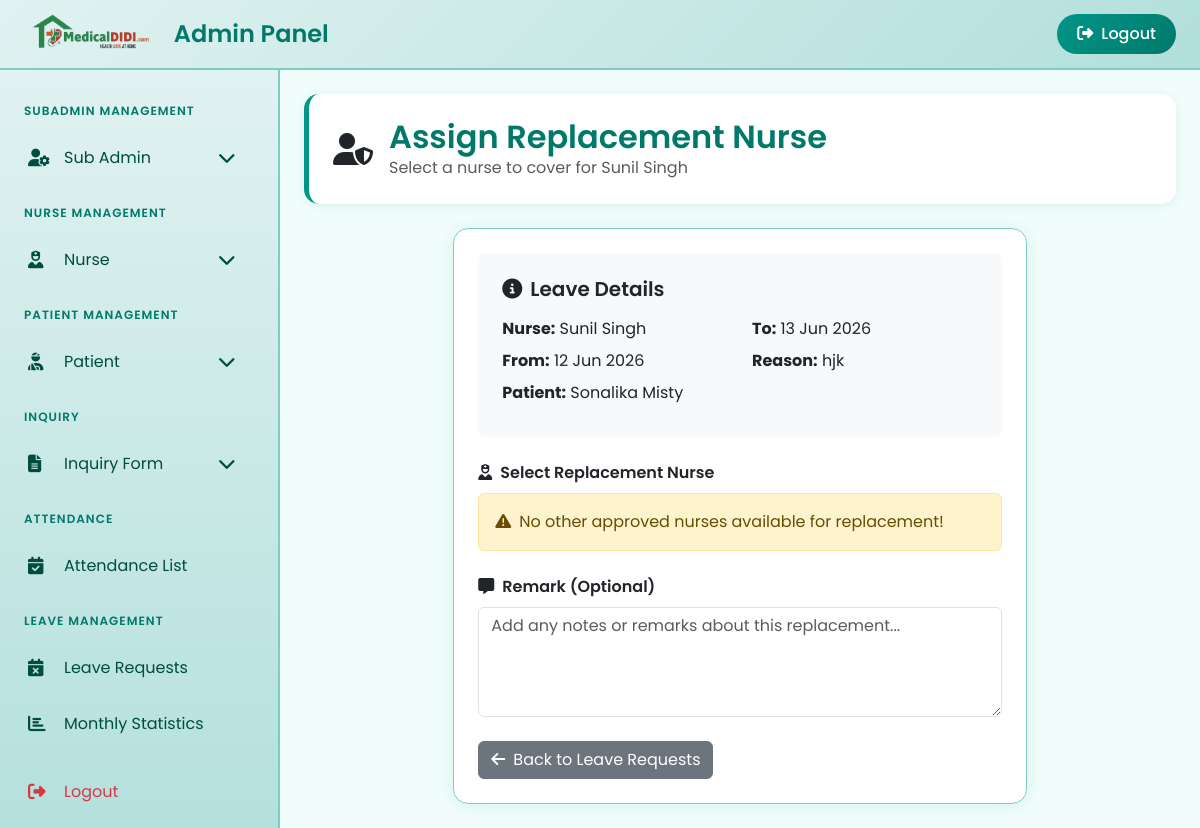
/assign-replacement/2/ (signed in), run on the app's committed database.
### app/models.py (models this page shows, shortened)
class NurseLeave(models.Model):
    STATUS_CHOICES = (
        ('Pending', 'Pending'),
        ('Approved', 'Approved'),
        ('Rejected', 'Rejected'),
    )
    nurse = models.ForeignKey(Nurse, on_delete=models.CASCADE, related_name='leaves')
    from_date = models.DateField()
    to_date = models.DateField()
    reason = models.TextField()
    status = models.CharField(max_length=20, choices=STATUS_CHOICES, default='Pending')
    admin_remark = models.TextField(null=True, blank=True)
    created_at = models.DateTimeField(auto_now_add=True)
    updated_at = models.DateTimeField(auto_now=True)
    class Meta:
        ordering = ['-from_date', '-created_at']

class Nurse(models.Model):
    GENDER_CHOICES = (
        ('Male', 'Male'),
        ('Female', 'Female'),
        ('Other', 'Other'),
    )
    full_name = models.CharField(max_length=200)
    gender = models.CharField(max_length=20, choices=GENDER_CHOICES)
    dob = models.DateField()
    profile_image = models.ImageField(upload_to='nurse_profile/', null=True, blank=True)
    aadhaar_image = models.ImageField(upload_to='nurse_aadhaar/', null=True, blank=True)
    email = models.EmailField()
    phone = models.CharField(max_length=20, unique=True)
    address = models.TextField()
    pin_code = models.CharField(max_length=10)
    certificate_image = models.ImageField(upload_to='nurse_certificates/', null=True, blank=True)
    experience = models.CharField(max_length=200)
    joining_date = models.DateField()
    password = models.CharField(max_length=200, default='')
    is_approved = models.BooleanField(default=False)
    parents_name = models.CharField(max_length=200, null=True, blank=True)
    parents_aadhaar_image = models.ImageField(upload_to='nurse_parents_aadhaar/', null=True, blank=True)
    parents_contact_number = models.CharField(max_length=20, null=True, blank=True)
    created_at = models.DateTimeField(auto_now_add=True)

class NurseAssignment(models.Model):
    STATUS_CHOICES = (
        ('Pending', 'Pending'),
        ('Approved', 'Approved'),
        ('Rejected', 'Rejected'),
    )
    patient = models.ForeignKey(Patient, on_delete=models.CASCADE, related_name='nurse_assignments')
    nurse = models.ForeignKey(Nurse, on_delete=models.CASCADE, related_name='patient_assignments')
    remark = models.TextField(null=True, blank=True)
    status = models.CharField(max_length=20, choices=STATUS_CHOICES, default='Pending')
    assigned_at = models.DateTimeField(auto_now_add=True)
    class Meta:
        unique_together = ('patient', 'nurse')

class Patient(models.Model):
    full_name = models.CharField(max_length=200)
    phone = models.CharField(max_length=20, unique=True)
    email = models.EmailField()
    profile_image = models.ImageField(upload_to='patient_profile/', null=True, blank=True)
    address = models.TextField()
    pin_code = models.CharField(max_length=10)
    aadhaar_image = models.ImageField(upload_to='patient_aadhaar/')
    agreement_image = models.ImageField(upload_to='patient_agreement/', null=True, blank=True)
    patient_representative_name = models.CharField(max_length=200)
    patient_representative_phone = models.CharField(max_length=20)
    password = models.CharField(max_length=200)
    is_approved = models.BooleanField(default=False)
    created_at = models.DateTimeField(auto_now_add=True)

### app/views.py (the view, shortened to what this page needs)
# urls.py: path('assign-replacement/<int:leave_id>/', views.assign_replacement_nurse, name='assign_replacement_nurse'),
def assign_replacement_nurse(request, leave_id):
    from django.utils import timezone
    if request.user.is_authenticated and request.user.is_superuser:
        leave = get_object_or_404(NurseLeave, id=leave_id)
        active_assignment = NurseAssignment.objects.filter(
            nurse=leave.nurse,
            status='Approved'
        ).first()
        overlapping_leaves = NurseLeave.objects.filter(
            status='Approved',
            from_date__lte=leave.to_date,  # Other leave starts before or on our leave ends
            to_date__gte=leave.from_date   # Other leave ends after or on our leave starts
        ).values_list('nurse_id', flat=True)
        active_assignment_nurse_ids = NurseAssignment.objects.filter(
            status__in=['Pending', 'Approved']
        ).values_list('nurse_id', flat=True)
        overlapping_temp_assignments = TemporaryAssignment.objects.filter(
            start_date__lte=leave.to_date,
            end_date__gte=leave.from_date
        ).values_list('replacement_nurse_id', flat=True)
        exclude_ids = [leave.nurse.id] + list(overlapping_leaves) + list(active_assignment_nurse_ids) + list(overlapping_temp_assignments)
        available_nurses = Nurse.objects.filter(is_approved=True).exclude(id__in=exclude_ids)
        return render(request, 'admin/assign_replacement.html', {
            'leave': leave,
            'available_nurses': available_nurses,
            'active_assignment': active_assignment
        })
    return redirect('home')

### templates/admin/assign_replacement.html (shortened to what this page needs)
{% extends "admin/admin_dashboard.html" %}
{% load static %}
{% block content %}
<div class="page-header">
    <div class="d-flex align-items-center">
        <i class="fas fa-user-shield fa-2x me-3" style="color: var(--primary-pink);"></i>
        <div>
            <h2>Assign Replacement Nurse</h2>
            <p class="mb-0 text-muted">Select a nurse to cover for {{ leave.nurse.full_name }}</p>
        </div>
    </div>
</div>
<div class="row justify-content-center">
    <div class="col-lg-8">
        <div class="dashboard-card">
            <div class="mb-4 p-4 bg-light rounded-3">
                <h5 class="fw-semibold mb-3" style="color: var(--dark-pink);"><i class="fas fa-info-circle me-2"></i>Leave Details</h5>
                <div class="row">
                    <div class="col-md-6">
                        <p class="mb-2"><strong>Nurse:</strong> {{ leave.nurse.full_name }}</p>
                        <p class="mb-2"><strong>From:</strong> {{ leave.from_date|date:"d M Y" }}</p>
                        {% if active_assignment %}
                        <p class="mb-2"><strong>Patient:</strong> {{ active_assignment.patient.full_name }}</p>
                        {% endif %}
                    </div>
                    <div class="col-md-6">
                        <p class="mb-2"><strong>To:</strong> {{ leave.to_date|date:"d M Y" }}</p>
                        <p class="mb-0"><strong>Reason:</strong> {{ leave.reason }}</p>
                    </div>
                </div>
            </div>
            <form method="POST" action="">
                <div class="mb-4">
                    <label class="form-label fw-semibold"><i class="fas fa-user-nurse me-2 text-pink"></i>Select Replacement Nurse</label>
                    {% if available_nurses %}
                        <select class="form-select form-select-lg" name="replacement_nurse" required>
                            <option value="">Choose a nurse...</option>
                            {% for nurse in available_nurses %}
                                <option value="{{ nurse.id }}">
                                    {{ nurse.full_name }} |
                                    {% if nurse.gender %}{{ nurse.gender }}{% endif %} |
                                    Exp: {{ nurse.experience }} |
                                    {{ nurse.phone }}
                                </option>
                            {% endfor %}
                        </select>
                    {% else %}
                        <div class="alert alert-warning">
                            <i class="fas fa-exclamation-triangle me-2"></i>No other approved nurses available for replacement!
                        </div>
                    {% endif %}
                </div>
                <div class="mb-4">
                    <label class="form-label fw-semibold"><i class="fas fa-comment-alt me-2 text-pink"></i>Remark (Optional)</label>
                    <textarea name="remark" class="form-control" rows="4" placeholder="Add any notes or remarks about this replacement..."></textarea>
                </div>
                <div class="d-flex gap-2">
                    <a href="{% url 'admin_leave_list' %}" class="btn btn-secondary">
                        <i class="fas fa-arrow-left me-2"></i>Back to Leave Requests
                    </a>
                </div>
            </form>
        </div>
    </div>
</div>
{% endblock %}

### templates/admin/admin_dashboard.html (style rules this page uses)
:root { --primary-teal: #009688; --dark-teal: #00796b; --light-teal: #e0f2f1; --soft-teal: #f0fdfa; --hover-teal: #b2dfdb; --sidebar-width: 280px; }
* { margin: 0; padding: 0; box-sizing: border-box; }
body { font-family: 'Poppins', sans-serif; background-color: var(--soft-teal); overflow-x: hidden; }
.page-header { background: white; border-radius: 15px; padding: 1.5rem; margin-bottom: 1.5rem; border-left: 5px solid var(--primary-teal); box-shadow: 0 2px 10px rgba(0, 150, 136, 0.1); }
.page-header h2 { color: var(--dark-teal); margin: 0; font-weight: 600; }
.dashboard-card { background: white; border-radius: 15px; padding: 1.5rem; box-shadow: 0 2px 15px rgba(0, 150, 136, 0.1); border: 1px solid #80cbc4; transition: transform 0.3s ease; }

### data on the page
NurseLeave: nurse.full_name "Sunil Singh", from_date "12 Jun 2026", to_date "13 Jun 2026", reason "hjk"
NurseAssignment: patient.full_name "Sonalika Misty"
